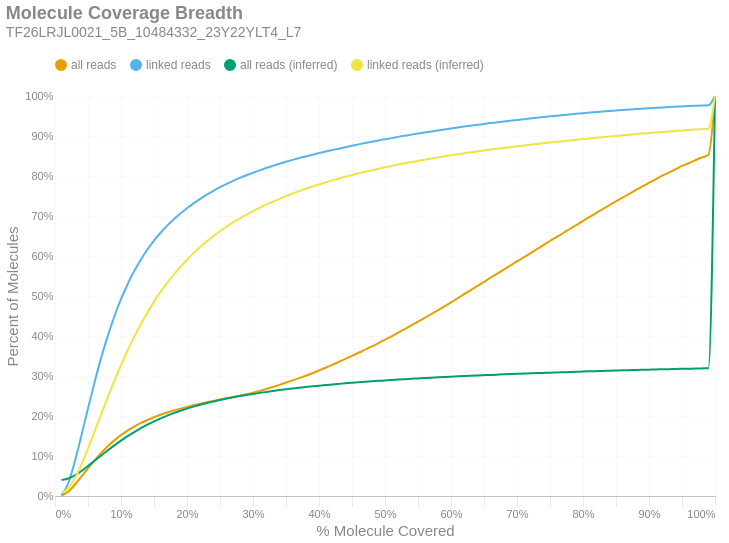

Notebook cell for this chart:
### Markdown cell above
### Molecule Read Coverage
This chart shows molecule coverage breadth as computed by the number of bases aligned to that molecule. In other words, "*how much of each unique long molecule is actually sequenced/aligned?*" Keep in mind there is a distinction between sequences and alignments, since some sequences belonging to a particular molecule may not align well and wouldn't appear in the alignment data. This chart also shows molecule coverage breadth as computed by the *inferred fragment* from which the aligned sequences originate. Unlike read coverage, this calculation takes into account the total insert size, including unsequenced gaps between the forward and reverse reads. Like the previous figures, these are cumulative percents.

### Code cell
if SKIPLR:
    print_html(f"Skipped")
else:
    binned_df = consolidated_hist(valids['coverage_bp'], mask, 0.01, True)
    binned_df_inf = consolidated_hist(valids['coverage_inserts'], mask, 0.01, True)
    binned_df = binned_df.with_columns(pl.lit(binned_df_inf['all reads (cumsum)']).alias('all reads (inferred)'))
    binned_df = binned_df.with_columns(pl.lit(binned_df_inf['linked reads (cumsum)']).alias('linked reads (inferred)'))
    binned_df = binned_df.with_columns(
        (pl.col('bin').cast(pl.Float64) + 0.01).alias('right_edge')
    )

    with SafeRender(binned_df):
        (
            density_plot(binned_df, 'Molecule Coverage Breadth', samplename, 'molcov', ['all reads (inferred)','linked reads (inferred)'])
            .encode(
                #x=alt.X('bin:Q', title="% Molecule Covered").axis(format = '%').scale(padding=0),
                x=alt.X('right_edge:Q', title="% Molecule Covered").axis(format='%').scale(padding=0),
                y=alt.Y('value:Q', title='Percent of Molecules')
                    .axis(format='%')
                    .stack(False)
                    .scale(domainMin=0, padding=0),
                color=alt.Color("key:N").scale(domain = ["all reads", "linked reads", "all reads (inferred)", "linked reads (inferred)"]),
                tooltip = [
                    alt.Tooltip("key:N", title = "Data Type"),
                    alt.Tooltip("range_label:N", title="% Molecule Covered"),
                    alt.Tooltip("value:Q", format = ".2%", title="% Molecules")
                ]
            )
        ).display()

### Figure 1 — Vega-Lite specification as saved in the notebook (floating-point values rounded to 4 significant figures)
{"width": "container", "height": 400, "config": {"title": {"anchor": "start", "dy": -15, "fontSize": 18, "color": "#888888", "subtitleColor": "#888888", "subtitleFontSize": 14}, "arc": {"fill": "#0072B2"}, "axis": {"domainColor": "#888888", "domainWidth": 0.5, "gridWidth": 0.2, "grid": false, "titleFontWeight": 400, "titleFontSize": 15, "labelFontSize": 11, "labelColor": "#888888", "tickColor": "#888888", "tickWidth": 0.2, "titleColor": "#888888"}, "axisBand": {"grid": false}, "axisX": {"grid": true, "tickSize": 10, "domainCap": "round"}, "axisY": {"domain": false, "grid": true, "tickSize": 0, "domainCap": "round"}, "background": "transparent", "header": {"labelFontSize": 15, "labelColor": "#888888", "titleFontSize": 15, "titleFontWeight": 600, "titleColor": "#888888"}, "legend": {"labelFont": "sans-serif", "labelFontSize": 12, "labelColor": "#888888", "symbolSize": 100, "symbolType": "circle", "titleFontSize": 12, "titlePadding": 10, "titleColor": "#888888", "title": null, "orient": "top"}, "range": {"category": ["#E69F00", "#56B4E9", "#009E73", "#F0E442", "#0072B2", "#D55E00", "#CC79A7", "#000000"], "diverging": ["#cfe8f3", "#a2d4ec", "#73bfe2", "#46abdb", "#1696d2", "#12719e"]}, "area": {"fill": "#0072B2", "fillOpacity": 0.7, "line": true, "strokeOpacity": 0.7}, "line": {"color": "#0072B2", "stroke": "#0072B2", "strokeWidth": 2}, "trail": {"color": "#0072B2", "stroke": "#0072B2", "strokeWidth": 0, "size": 1}, "point": {"filled": true, "fillOpacity": 1.0, "size": 95}, "text": {"color": "#888888", "fontSize": 11, "align": "right", "fontWeight": 400, "size": 11}, "bar": {"fill": "#0072B2", "stroke": null}, "view": {"stroke": null, "continuousWidth": 660, "continuousHeight": 400}}, "data": {"name": "data-2f8e0c7dfe110869dc68948a006edff1"}, "mark": {"type": "line", "interpolate": "monotone", "point": {"opacity": 0, "size": 275}}, "encoding": {"color": {"field": "key", "scale": {"domain": ["all reads", "linked reads", "all reads (inferred)", "linked reads (inferred)"]}, "type": "nominal"}, "tooltip": [{"field": "key", "title": "Data Type", "type": "nominal"}, {"field": "range_label", "title": "% Molecule Covered", "type": "nominal"}, {"field": "value", "format": ".2%", "title": "% Molecules", "type": "quantitative"}], "x": {"axis": {"format": "%"}, "field": "right_edge", "scale": {"padding": 0}, "title": "% Molecule Covered", "type": "quantitative"}, "y": {"axis": {"format": "%"}, "field": "value", "scale": {"domainMin": 0, "padding": 0}, "stack": false, "title": "Percent of Molecules", "type": "quantitative"}}, "params": [{"name": "param_c36ac31b6afebe62", "select": {"type": "point", "fields": ["key"]}, "bind": "legend"}], "title": {"text": "Molecule Coverage Breadth", "subtitle": "TF26LRJL0021_5B_10484332_23Y22YLT4_L7"}, "transform": [{"fold": ["all reads (cumsum)", "linked reads (cumsum)", "all reads (inferred)", "linked reads (inferred)"]}, {"calculate": "replace(datum.key, ' (cumsum)', '')", "as": "key"}, {"filter": {"param": "param_c36ac31b6afebe62"}}], "usermeta": {"embedOptions": {"downloadFileName": "TF26LRJL0021_5B_10484332_23Y22YLT4_L7.molcov"}}, "$schema": "https://vega.github.io/schema/vega-lite/v6.4.1.json", "datasets": {"data-2f8e0c7dfe110869dc68948a006edff1": [{"bin": "0.0", "interval": "0.0-0.01", "all reads": 0.000911, "linked reads": 0.001951, "all reads (cumsum)": 0.000911, "linked reads (cumsum)": 0.001951, "range_label": "0.0-0.01", "all reads (inferred)": 0.03989, "linked reads (inferred)": 0.008364, "right_edge": 0.01}, {"bin": "0.01", "interval": "0.01-0.02", "all reads": 0.009926, "linked reads": 0.02953, "all reads (cumsum)": 0.01084, "linked reads (cumsum)": 0.03148, "range_label": "0.01-0.02", "all reads (inferred)": 0.04366, "linked reads (inferred)": 0.01886, "right_edge": 0.02}, {"bin": "0.02", "interval": "0.02-0.03", "all reads": 0.0173, "linked reads": 0.05464, "all reads (cumsum)": 0.02814, "linked reads (cumsum)": 0.08612, "range_label": "0.02-0.03", "all reads (inferred)": 0.05179, "linked reads (inferred)": 0.04402, "right_edge": 0.03}, {"bin": "0.03", "interval": "0.03-0.04", "all reads": 0.02007, "linked reads": 0.06491, "all reads (cumsum)": 0.04821, "linked reads (cumsum)": 0.151, "range_label": "0.03-0.04", "all reads (inferred)": 0.06257, "linked reads (inferred)": 0.07853, "right_edge": 0.04}, {"bin": "0.04", "interval": "0.04-0.05", "all reads": 0.02079, "linked reads": 0.06795, "all reads (cumsum)": 0.069, "linked reads (cumsum)": 0.219, "range_label": "0.04-0.05", "all reads (inferred)": 0.075, "linked reads (inferred)": 0.1187, "right_edge": 0.05}, {"bin": "0.05", "interval": "0.05-0.06", "all reads": 0.02002, "linked reads": 0.06565, "all reads (cumsum)": 0.08902, "linked reads (cumsum)": 0.2846, "range_label": "0.05-0.06", "all reads (inferred)": 0.08811, "linked reads (inferred)": 0.1615, "right_edge": 0.06}, {"bin": "0.06", "interval": "0.06-0.07", "all reads": 0.01864, "linked reads": 0.06132, "all reads (cumsum)": 0.1077, "linked reads (cumsum)": 0.3459, "range_label": "0.06-0.07", "all reads (inferred)": 0.1013, "linked reads (inferred)": 0.2047, "right_edge": 0.07}, {"bin": "0.07", "interval": "0.07-0.08", "all reads": 0.01653, "linked reads": 0.0544, "all reads (cumsum)": 0.1242, "linked reads (cumsum)": 0.4003, "range_label": "0.07-0.08", "all reads (inferred)": 0.1143, "linked reads (inferred)": 0.2474, "right_edge": 0.08}, {"bin": "0.08", "interval": "0.08-0.09", "all reads": 0.01487, "linked reads": 0.04895, "all reads (cumsum)": 0.1391, "linked reads (cumsum)": 0.4493, "range_label": "0.08-0.09", "all reads (inferred)": 0.1267, "linked reads (inferred)": 0.2882, "right_edge": 0.09}, {"bin": "0.09", "interval": "0.09-0.1", "all reads": 0.01302, "linked reads": 0.04274, "all reads (cumsum)": 0.1521, "linked reads (cumsum)": 0.492, "range_label": "0.09-0.1", "all reads (inferred)": 0.1384, "linked reads (inferred)": 0.3269, "right_edge": 0.1}, {"bin": "0.1", "interval": "0.1-0.11", "all reads": 0.01139, "linked reads": 0.0374, "all reads (cumsum)": 0.1635, "linked reads (cumsum)": 0.5294, "range_label": "0.1-0.11", "all reads (inferred)": 0.1496, "linked reads (inferred)": 0.3636, "right_edge": 0.11}, {"bin": "0.11", "interval": "0.11-0.12", "all reads": 0.01004, "linked reads": 0.03286, "all reads (cumsum)": 0.1735, "linked reads (cumsum)": 0.5623, "range_label": "0.11-0.12", "all reads (inferred)": 0.1599, "linked reads (inferred)": 0.3977, "right_edge": 0.12}, {"bin": "0.12", "interval": "0.12-0.13", "all reads": 0.008732, "linked reads": 0.02846, "all reads (cumsum)": 0.1822, "linked reads (cumsum)": 0.5908, "range_label": "0.12-0.13", "all reads (inferred)": 0.1695, "linked reads (inferred)": 0.4293, "right_edge": 0.13}, {"bin": "0.13", "interval": "0.13-0.14", "all reads": 0.007827, "linked reads": 0.02539, "all reads (cumsum)": 0.1901, "linked reads (cumsum)": 0.6161, "range_label": "0.13-0.14", "all reads (inferred)": 0.1783, "linked reads (inferred)": 0.4584, "right_edge": 0.14}, {"bin": "0.14", "interval": "0.14-0.15", "all reads": 0.006939, "linked reads": 0.02232, "all reads (cumsum)": 0.197, "linked reads (cumsum)": 0.6385, "range_label": "0.14-0.15", "all reads (inferred)": 0.1865, "linked reads (inferred)": 0.4853, "right_edge": 0.15}, {"bin": "0.15", "interval": "0.15-0.16", "all reads": 0.006146, "linked reads": 0.01966, "all reads (cumsum)": 0.2031, "linked reads (cumsum)": 0.6581, "range_label": "0.15-0.16", "all reads (inferred)": 0.194, "linked reads (inferred)": 0.5102, "right_edge": 0.16}, {"bin": "0.16", "interval": "0.16-0.17", "all reads": 0.005618, "linked reads": 0.01784, "all reads (cumsum)": 0.2088, "linked reads (cumsum)": 0.676, "range_label": "0.16-0.17", "all reads (inferred)": 0.2009, "linked reads (inferred)": 0.5328, "right_edge": 0.17}, {"bin": "0.17", "interval": "0.17-0.18", "all reads": 0.005072, "linked reads": 0.01589, "all reads (cumsum)": 0.2138, "linked reads (cumsum)": 0.6919, "range_label": "0.17-0.18", "all reads (inferred)": 0.2072, "linked reads (inferred)": 0.5536, "right_edge": 0.18}, {"bin": "0.18", "interval": "0.18-0.19", "all reads": 0.004653, "linked reads": 0.01443, "all reads (cumsum)": 0.2185, "linked reads (cumsum)": 0.7063, "range_label": "0.18-0.19", "all reads (inferred)": 0.213, "linked reads (inferred)": 0.5727, "right_edge": 0.19}, {"bin": "0.19", "interval": "0.19-0.2", "all reads": 0.004354, "linked reads": 0.01324, "all reads (cumsum)": 0.2228, "linked reads (cumsum)": 0.7195, "range_label": "0.19-0.2", "all reads (inferred)": 0.2184, "linked reads (inferred)": 0.5907, "right_edge": 0.2}, {"bin": "0.2", "interval": "0.2-0.21", "all reads": 0.004059, "linked reads": 0.0122, "all reads (cumsum)": 0.2269, "linked reads (cumsum)": 0.7317, "range_label": "0.2-0.21", "all reads (inferred)": 0.2234, "linked reads (inferred)": 0.6071, "right_edge": 0.21}, {"bin": "0.21", "interval": "0.21-0.22", "all reads": 0.003822, "linked reads": 0.01125, "all reads (cumsum)": 0.2307, "linked reads (cumsum)": 0.743, "range_label": "0.21-0.22", "all reads (inferred)": 0.2281, "linked reads (inferred)": 0.6227, "right_edge": 0.22}, {"bin": "0.22", "interval": "0.22-0.23", "all reads": 0.003653, "linked reads": 0.01042, "all reads (cumsum)": 0.2344, "linked reads (cumsum)": 0.7534, "range_label": "0.22-0.23", "all reads (inferred)": 0.2324, "linked reads (inferred)": 0.6367, "right_edge": 0.23}, {"bin": "0.23", "interval": "0.23-0.24", "all reads": 0.003484, "linked reads": 0.009595, "all reads (cumsum)": 0.2379, "linked reads (cumsum)": 0.763, "range_label": "0.23-0.24", "all reads (inferred)": 0.2363, "linked reads (inferred)": 0.6496, "right_edge": 0.24}, {"bin": "0.24", "interval": "0.24-0.25", "all reads": 0.00336, "linked reads": 0.00895, "all reads (cumsum)": 0.2412, "linked reads (cumsum)": 0.7719, "range_label": "0.24-0.25", "all reads (inferred)": 0.24, "linked reads (inferred)": 0.6619, "right_edge": 0.25}, {"bin": "0.25", "interval": "0.25-0.26", "all reads": 0.003211, "linked reads": 0.008433, "all reads (cumsum)": 0.2444, "linked reads (cumsum)": 0.7804, "range_label": "0.25-0.26", "all reads (inferred)": 0.2435, "linked reads (inferred)": 0.6733, "right_edge": 0.26}, {"bin": "0.26", "interval": "0.26-0.27", "all reads": 0.003092, "linked reads": 0.007547, "all reads (cumsum)": 0.2475, "linked reads (cumsum)": 0.7879, "range_label": "0.26-0.27", "all reads (inferred)": 0.2467, "linked reads (inferred)": 0.6838, "right_edge": 0.27}, {"bin": "0.27", "interval": "0.27-0.28", "all reads": 0.003268, "linked reads": 0.007242, "all reads (cumsum)": 0.2508, "linked reads (cumsum)": 0.7951, "range_label": "0.27-0.28", "all reads (inferred)": 0.2498, "linked reads (inferred)": 0.6939, "right_edge": 0.28}, {"bin": "0.28", "interval": "0.28-0.29", "all reads": 0.00357, "linked reads": 0.006741, "all reads (cumsum)": 0.2544, "linked reads (cumsum)": 0.8019, "range_label": "0.28-0.29", "all reads (inferred)": 0.2526, "linked reads (inferred)": 0.7032, "right_edge": 0.29}, {"bin": "0.29", "interval": "0.29-0.3", "all reads": 0.003865, "linked reads": 0.006144, "all reads (cumsum)": 0.2582, "linked reads (cumsum)": 0.808, "range_label": "0.29-0.3", "all reads (inferred)": 0.2553, "linked reads (inferred)": 0.7119, "right_edge": 0.3}, {"bin": "0.3", "interval": "0.3-0.31", "all reads": 0.004423, "linked reads": 0.00606, "all reads (cumsum)": 0.2627, "linked reads (cumsum)": 0.8141, "range_label": "0.3-0.31", "all reads (inferred)": 0.2578, "linked reads (inferred)": 0.7203, "right_edge": 0.31}, {"bin": "0.31", "interval": "0.31-0.32", "all reads": 0.004758, "linked reads": 0.005923, "all reads (cumsum)": 0.2674, "linked reads (cumsum)": 0.82, "range_label": "0.31-0.32", "all reads (inferred)": 0.2603, "linked reads (inferred)": 0.7283, "right_edge": 0.32}, {"bin": "0.32", "interval": "0.32-0.33", "all reads": 0.00514, "linked reads": 0.005366, "all reads (cumsum)": 0.2725, "linked reads (cumsum)": 0.8254, "range_label": "0.32-0.33", "all reads (inferred)": 0.2626, "linked reads (inferred)": 0.7358, "right_edge": 0.33}, {"bin": "0.33", "interval": "0.33-0.34", "all reads": 0.005276, "linked reads": 0.005179, "all reads (cumsum)": 0.2778, "linked reads (cumsum)": 0.8306, "range_label": "0.33-0.34", "all reads (inferred)": 0.2647, "linked reads (inferred)": 0.7429, "right_edge": 0.34}, {"bin": "0.34", "interval": "0.34-0.35", "all reads": 0.005547, "linked reads": 0.004984, "all reads (cumsum)": 0.2834, "linked reads (cumsum)": 0.8355, "range_label": "0.34-0.35", "all reads (inferred)": 0.2668, "linked reads (inferred)": 0.7496, "right_edge": 0.35}, {"bin": "0.35", "interval": "0.35-0.36", "all reads": 0.005668, "linked reads": 0.00477, "all reads (cumsum)": 0.289, "linked reads (cumsum)": 0.8403, "range_label": "0.35-0.36", "all reads (inferred)": 0.2688, "linked reads (inferred)": 0.7561, "right_edge": 0.36}, {"bin": "0.36", "interval": "0.36-0.37", "all reads": 0.005786, "linked reads": 0.004479, "all reads (cumsum)": 0.2948, "linked reads (cumsum)": 0.8448, "range_label": "0.36-0.37", "all reads (inferred)": 0.2707, "linked reads (inferred)": 0.7622, "right_edge": 0.37}, {"bin": "0.37", "interval": "0.37-0.38", "all reads": 0.005939, "linked reads": 0.004171, "all reads (cumsum)": 0.3008, "linked reads (cumsum)": 0.849, "range_label": "0.37-0.38", "all reads (inferred)": 0.2724, "linked reads (inferred)": 0.7681, "right_edge": 0.38}, {"bin": "0.38", "interval": "0.38-0.39", "all reads": 0.006238, "linked reads": 0.004116, "all reads (cumsum)": 0.307, "linked reads (cumsum)": 0.8531, "range_label": "0.38-0.39", "all reads (inferred)": 0.2742, "linked reads (inferred)": 0.7737, "right_edge": 0.39}, {"bin": "0.39", "interval": "0.39-0.4", "all reads": 0.006708, "linked reads": 0.004222, "all reads (cumsum)": 0.3137, "linked reads (cumsum)": 0.8573, "range_label": "0.39-0.4", "all reads (inferred)": 0.2758, "linked reads (inferred)": 0.7789, "right_edge": 0.4}, {"bin": "0.4", "interval": "0.4-0.41", "all reads": 0.006903, "linked reads": 0.003856, "all reads (cumsum)": 0.3206, "linked reads (cumsum)": 0.8612, "range_label": "0.4-0.41", "all reads (inferred)": 0.2773, "linked reads (inferred)": 0.784, "right_edge": 0.41}, {"bin": "0.41", "interval": "0.41-0.42", "all reads": 0.007326, "linked reads": 0.003663, "all reads (cumsum)": 0.3279, "linked reads (cumsum)": 0.8648, "range_label": "0.41-0.42", "all reads (inferred)": 0.2789, "linked reads (inferred)": 0.789, "right_edge": 0.42}, {"bin": "0.42", "interval": "0.42-0.43", "all reads": 0.0073, "linked reads": 0.003551, "all reads (cumsum)": 0.3352, "linked reads (cumsum)": 0.8684, "range_label": "0.42-0.43", "all reads (inferred)": 0.2803, "linked reads (inferred)": 0.7936, "right_edge": 0.43}, {"bin": "0.43", "interval": "0.43-0.44", "all reads": 0.007518, "linked reads": 0.003679, "all reads (cumsum)": 0.3428, "linked reads (cumsum)": 0.8721, "range_label": "0.43-0.44", "all reads (inferred)": 0.2817, "linked reads (inferred)": 0.7982, "right_edge": 0.44}, {"bin": "0.44", "interval": "0.44-0.45", "all reads": 0.007616, "linked reads": 0.003522, "all reads (cumsum)": 0.3504, "linked reads (cumsum)": 0.8756, "range_label": "0.44-0.45", "all reads (inferred)": 0.283, "linked reads (inferred)": 0.8026, "right_edge": 0.45}, {"bin": "0.45", "interval": "0.45-0.46", "all reads": 0.007698, "linked reads": 0.003529, "all reads (cumsum)": 0.3581, "linked reads (cumsum)": 0.8791, "range_label": "0.45-0.46", "all reads (inferred)": 0.2843, "linked reads (inferred)": 0.8067, "right_edge": 0.46}, {"bin": "0.46", "interval": "0.46-0.47", "all reads": 0.007681, "linked reads": 0.003285, "all reads (cumsum)": 0.3658, "linked reads (cumsum)": 0.8824, "range_label": "0.46-0.47", "all reads (inferred)": 0.2855, "linked reads (inferred)": 0.8107, "right_edge": 0.47}, {"bin": "0.47", "interval": "0.47-0.48", "all reads": 0.008155, "linked reads": 0.003221, "all reads (cumsum)": 0.3739, "linked reads (cumsum)": 0.8856, "range_label": "0.47-0.48", "all reads (inferred)": 0.2867, "linked reads (inferred)": 0.8145, "right_edge": 0.48}, {"bin": "0.48", "interval": "0.48-0.49", "all reads": 0.008061, "linked reads": 0.003159, "all reads (cumsum)": 0.382, "linked reads (cumsum)": 0.8888, "range_label": "0.48-0.49", "all reads (inferred)": 0.2878, "linked reads (inferred)": 0.8181, "right_edge": 0.49}, {"bin": "0.49", "interval": "0.49-0.5", "all reads": 0.00919, "linked reads": 0.00316, "all reads (cumsum)": 0.3912, "linked reads (cumsum)": 0.8919, "range_label": "0.49-0.5", "all reads (inferred)": 0.289, "linked reads (inferred)": 0.8219, "right_edge": 0.5}, {"bin": "0.5", "interval": "0.5-0.51", "all reads": 0.008037, "linked reads": 0.002794, "all reads (cumsum)": 0.3992, "linked reads (cumsum)": 0.8947, "range_label": "0.5-0.51", "all reads (inferred)": 0.29, "linked reads (inferred)": 0.8253, "right_edge": 0.51}, {"bin": "0.51", "interval": "0.51-0.52", "all reads": 0.009196, "linked reads": 0.003105, "all reads (cumsum)": 0.4084, "linked reads (cumsum)": 0.8978, "range_label": "0.51-0.52", "all reads (inferred)": 0.2911, "linked reads (inferred)": 0.8286, "right_edge": 0.52}, {"bin": "0.52", "interval": "0.52-0.53", "all reads": 0.008867, "linked reads": 0.00282, "all reads (cumsum)": 0.4173, "linked reads (cumsum)": 0.9006, "range_label": "0.52-0.53", "all reads (inferred)": 0.292, "linked reads (inferred)": 0.8317, "right_edge": 0.53}, {"bin": "0.53", "interval": "0.53-0.54", "all reads": 0.009304, "linked reads": 0.002813, "all reads (cumsum)": 0.4266, "linked reads (cumsum)": 0.9035, "range_label": "0.53-0.54", "all reads (inferred)": 0.293, "linked reads (inferred)": 0.8348, "right_edge": 0.54}, {"bin": "0.54", "interval": "0.54-0.55", "all reads": 0.009245, "linked reads": 0.002754, "all reads (cumsum)": 0.4358, "linked reads (cumsum)": 0.9062, "range_label": "0.54-0.55", "all reads (inferred)": 0.2939, "linked reads (inferred)": 0.8378, "right_edge": 0.55}, {"bin": "0.55", "interval": "0.55-0.56", "all reads": 0.009513, "linked reads": 0.002613, "all reads (cumsum)": 0.4453, "linked reads (cumsum)": 0.9088, "range_label": "0.55-0.56", "all reads (inferred)": 0.2949, "linked reads (inferred)": 0.8409, "right_edge": 0.56}, {"bin": "0.56", "interval": "0.56-0.57", "all reads": 0.009523, "linked reads": 0.002547, "all reads (cumsum)": 0.4548, "linked reads (cumsum)": 0.9114, "range_label": "0.56-0.57", "all reads (inferred)": 0.2958, "linked reads (inferred)": 0.8438, "right_edge": 0.57}, {"bin": "0.57", "interval": "0.57-0.58", "all reads": 0.009495, "linked reads": 0.002511, "all reads (cumsum)": 0.4643, "linked reads (cumsum)": 0.9139, "range_label": "0.57-0.58", "all reads (inferred)": 0.2966, "linked reads (inferred)": 0.8465, "right_edge": 0.58}, {"bin": "0.58", "interval": "0.58-0.59", "all reads": 0.009737, "linked reads": 0.002566, "all reads (cumsum)": 0.4741, "linked reads (cumsum)": 0.9165, "range_label": "0.58-0.59", "all reads (inferred)": 0.2975, "linked reads (inferred)": 0.8492, "right_edge": 0.59}, {"bin": "0.59", "interval": "0.59-0.6", "all reads": 0.01008, "linked reads": 0.002379, "all reads (cumsum)": 0.4842, "linked reads (cumsum)": 0.9188, "range_label": "0.59-0.6", "all reads (inferred)": 0.2983, "linked reads (inferred)": 0.8518, "right_edge": 0.6}, {"bin": "0.6", "interval": "0.6-0.61", "all reads": 0.009948, "linked reads": 0.00235, "all reads (cumsum)": 0.4941, "linked reads (cumsum)": 0.9212, "range_label": "0.6-0.61", "all reads (inferred)": 0.2991, "linked reads (inferred)": 0.8544, "right_edge": 0.61}, {"bin": "0.61", "interval": "0.61-0.62", "all reads": 0.01049, "linked reads": 0.002308, "all reads (cumsum)": 0.5046, "linked reads (cumsum)": 0.9235, "range_label": "0.61-0.62", "all reads (inferred)": 0.2999, "linked reads (inferred)": 0.8569, "right_edge": 0.62}, {"bin": "0.62", "interval": "0.62-0.63", "all reads": 0.01022, "linked reads": 0.002245, "all reads (cumsum)": 0.5148, "linked reads (cumsum)": 0.9257, "range_label": "0.62-0.63", "all reads (inferred)": 0.3007, "linked reads (inferred)": 0.8593, "right_edge": 0.63}, {"bin": "0.63", "interval": "0.63-0.64", "all reads": 0.01025, "linked reads": 0.002206, "all reads (cumsum)": 0.5251, "linked reads (cumsum)": 0.9279, "range_label": "0.63-0.64", "all reads (inferred)": 0.3013, "linked reads (inferred)": 0.8615, "right_edge": 0.64}, {"bin": "0.64", "interval": "0.64-0.65", "all reads": 0.01014, "linked reads": 0.002097, "all reads (cumsum)": 0.5352, "linked reads (cumsum)": 0.93, "range_label": "0.64-0.65", "all reads (inferred)": 0.3021, "linked reads (inferred)": 0.8637, "right_edge": 0.65}, {"bin": "0.65", "interval": "0.65-0.66", "all reads": 0.01054, "linked reads": 0.002184, "all reads (cumsum)": 0.5457, "linked reads (cumsum)": 0.9322, "range_label": "0.65-0.66", "all reads (inferred)": 0.3028, "linked reads (inferred)": 0.866, "right_edge": 0.66}, {"bin": "0.66", "interval": "0.66-0.67", "all reads": 0.01001, "linked reads": 0.002038, "all reads (cumsum)": 0.5557, "linked reads (cumsum)": 0.9343, "range_label": "0.66-0.67", "all reads (inferred)": 0.3034, "linked reads (inferred)": 0.8681, "right_edge": 0.67}, {"bin": "0.67", "interval": "0.67-0.68", "all reads": 0.01037, "linked reads": 0.001983, "all reads (cumsum)": 0.5661, "linked reads (cumsum)": 0.9362, "range_label": "0.67-0.68", "all reads (inferred)": 0.3041, "linked reads (inferred)": 0.8702, "right_edge": 0.68}, {"bin": "0.68", "interval": "0.68-0.69", "all reads": 0.01008, "linked reads": 0.001984, "all reads (cumsum)": 0.5762, "linked reads (cumsum)": 0.9382, "range_label": "0.68-0.69", "all reads (inferred)": 0.3047, "linked reads (inferred)": 0.8722, "right_edge": 0.69}, {"bin": "0.69", "interval": "0.69-0.7", "all reads": 0.01029, "linked reads": 0.001908, "all reads (cumsum)": 0.5865, "linked reads (cumsum)": 0.9401, "range_label": "0.69-0.7", "all reads (inferred)": 0.3053, "linked reads (inferred)": 0.8742, "right_edge": 0.7}, {"bin": "0.7", "interval": "0.7-0.71", "all reads": 0.01009, "linked reads": 0.001915, "all reads (cumsum)": 0.5966, "linked reads (cumsum)": 0.942, "range_label": "0.7-0.71", "all reads (inferred)": 0.306, "linked reads (inferred)": 0.8762, "right_edge": 0.71}, {"bin": "0.71", "interval": "0.71-0.72", "all reads": 0.01, "linked reads": 0.001853, "all reads (cumsum)": 0.6066, "linked reads (cumsum)": 0.9439, "range_label": "0.71-0.72", "all reads (inferred)": 0.3066, "linked reads (inferred)": 0.8782, "right_edge": 0.72}, {"bin": "0.72", "interval": "0.72-0.73", "all reads": 0.01041, "linked reads": 0.001827, "all reads (cumsum)": 0.617, "linked reads (cumsum)": 0.9457, "range_label": "0.72-0.73", "all reads (inferred)": 0.3072, "linked reads (inferred)": 0.8801, "right_edge": 0.73}, {"bin": "0.73", "interval": "0.73-0.74", "all reads": 0.009958, "linked reads": 0.00175, "all reads (cumsum)": 0.627, "linked reads (cumsum)": 0.9475, "range_label": "0.73-0.74", "all reads (inferred)": 0.3078, "linked reads (inferred)": 0.8819, "right_edge": 0.74}, {"bin": "0.74", "interval": "0.74-0.75", "all reads": 0.01052, "linked reads": 0.001718, "all reads (cumsum)": 0.6375, "linked reads (cumsum)": 0.9492, "range_label": "0.74-0.75", "all reads (inferred)": 0.3084, "linked reads (inferred)": 0.8837, "right_edge": 0.75}, {"bin": "0.75", "interval": "0.75-0.76", "all reads": 0.009964, "linked reads": 0.001633, "all reads (cumsum)": 0.6474, "linked reads (cumsum)": 0.9508, "range_label": "0.75-0.76", "all reads (inferred)": 0.3089, "linked reads (inferred)": 0.8854, "right_edge": 0.76}, {"bin": "0.76", "interval": "0.76-0.77", "all reads": 0.01001, "linked reads": 0.001498, "all reads (cumsum)": 0.6575, "linked reads (cumsum)": 0.9523, "range_label": "0.76-0.77", "all reads (inferred)": 0.3094, "linked reads (inferred)": 0.8871, "right_edge": 0.77}, {"bin": "0.77", "interval": "0.77-0.78", "all reads": 0.01006, "linked reads": 0.001666, "all reads (cumsum)": 0.6675, "linked reads (cumsum)": 0.954, "range_label": "0.77-0.78", "all reads (inferred)": 0.31, "linked reads (inferred)": 0.8889, "right_edge": 0.78}, {"bin": "0.78", "interval": "0.78-0.79", "all reads": 0.009976, "linked reads": 0.001521, "all reads (cumsum)": 0.6775, "linked reads (cumsum)": 0.9555, "range_label": "0.78-0.79", "all reads (inferred)": 0.3105, "linked reads (inferred)": 0.8906, "right_edge": 0.79}, {"bin": "0.79", "interval": "0.79-0.8", "all reads": 0.01046, "linked reads": 0.001562, "all reads (cumsum)": 0.688, "linked reads (cumsum)": 0.9571, "range_label": "0.79-0.8", "all reads (inferred)": 0.3111, "linked reads (inferred)": 0.8923, "right_edge": 0.8}, {"bin": "0.8", "interval": "0.8-0.81", "all reads": 0.009659, "linked reads": 0.001375, "all reads (cumsum)": 0.6976, "linked reads (cumsum)": 0.9585, "range_label": "0.8-0.81", "all reads (inferred)": 0.3116, "linked reads (inferred)": 0.894, "right_edge": 0.81}, {"bin": "0.81", "interval": "0.81-0.82", "all reads": 0.009772, "linked reads": 0.001422, "all reads (cumsum)": 0.7074, "linked reads (cumsum)": 0.9599, "range_label": "0.81-0.82", "all reads (inferred)": 0.3121, "linked reads (inferred)": 0.8955, "right_edge": 0.82}, {"bin": "0.82", "interval": "0.82-0.83", "all reads": 0.01009, "linked reads": 0.001406, "all reads (cumsum)": 0.7175, "linked reads (cumsum)": 0.9613, "range_label": "0.82-0.83", "all reads (inferred)": 0.3126, "linked reads (inferred)": 0.8972, "right_edge": 0.83}, {"bin": "0.83", "interval": "0.83-0.84", "all reads": 0.009585, "linked reads": 0.001289, "all reads (cumsum)": 0.7271, "linked reads (cumsum)": 0.9626, "range_label": "0.83-0.84", "all reads (inferred)": 0.3131, "linked reads (inferred)": 0.8987, "right_edge": 0.84}, {"bin": "0.84", "interval": "0.84-0.85", "all reads": 0.009525, "linked reads": 0.001255, "all reads (cumsum)": 0.7366, "linked reads (cumsum)": 0.9638, "range_label": "0.84-0.85", "all reads (inferred)": 0.3136, "linked reads (inferred)": 0.9002, "right_edge": 0.85}, {"bin": "0.85", "interval": "0.85-0.86", "all reads": 0.009489, "linked reads": 0.001171, "all reads (cumsum)": 0.7461, "linked reads (cumsum)": 0.965, "range_label": "0.85-0.86", "all reads (inferred)": 0.3141, "linked reads (inferred)": 0.9018, "right_edge": 0.86}, {"bin": "0.86", "interval": "0.86-0.87", "all reads": 0.009323, "linked reads": 0.001161, "all reads (cumsum)": 0.7554, "linked reads (cumsum)": 0.9662, "range_label": "0.86-0.87", "all reads (inferred)": 0.3145, "linked reads (inferred)": 0.9033, "right_edge": 0.87}, {"bin": "0.87", "interval": "0.87-0.88", "all reads": 0.009405, "linked reads": 0.001167, "all reads (cumsum)": 0.7648, "linked reads (cumsum)": 0.9673, "range_label": "0.87-0.88", "all reads (inferred)": 0.315, "linked reads (inferred)": 0.9048, "right_edge": 0.88}, {"bin": "0.88", "interval": "0.88-0.89", "all reads": 0.00907, "linked reads": 0.001054, "all reads (cumsum)": 0.7739, "linked reads (cumsum)": 0.9684, "range_label": "0.88-0.89", "all reads (inferred)": 0.3155, "linked reads (inferred)": 0.9061, "right_edge": 0.89}, {"bin": "0.89", "interval": "0.89-0.9", "all reads": 0.009167, "linked reads": 0.001062, "all reads (cumsum)": 0.783, "linked reads (cumsum)": 0.9694, "range_label": "0.89-0.9", "all reads (inferred)": 0.3159, "linked reads (inferred)": 0.9075, "right_edge": 0.9}, {"bin": "0.9", "interval": "0.9-0.91", "all reads": 0.008424, "linked reads": 0.0009864, "all reads (cumsum)": 0.7915, "linked reads (cumsum)": 0.9704, "range_label": "0.9-0.91", "all reads (inferred)": 0.3163, "linked reads (inferred)": 0.9088, "right_edge": 0.91}, {"bin": "0.91", "interval": "0.91-0.92", "all reads": 0.009369, "linked reads": 0.001018, "all reads (cumsum)": 0.8008, "linked reads (cumsum)": 0.9714, "range_label": "0.91-0.92", "all reads (inferred)": 0.3167, "linked reads (inferred)": 0.91, "right_edge": 0.92}, {"bin": "0.92", "interval": "0.92-0.93", "all reads": 0.007615, "linked reads": 0.0009126, "all reads (cumsum)": 0.8084, "linked reads (cumsum)": 0.9724, "range_label": "0.92-0.93", "all reads (inferred)": 0.3171, "linked reads (inferred)": 0.9113, "right_edge": 0.93}, {"bin": "0.93", "interval": "0.93-0.94", "all reads": 0.008201, "linked reads": 0.0008128, "all reads (cumsum)": 0.8166, "linked reads (cumsum)": 0.9732, "range_label": "0.93-0.94", "all reads (inferred)": 0.3175, "linked reads (inferred)": 0.9125, "right_edge": 0.94}, {"bin": "0.94", "interval": "0.94-0.95", "all reads": 0.008485, "linked reads": 0.000794, "all reads (cumsum)": 0.8251, "linked reads (cumsum)": 0.974, "range_label": "0.94-0.95", "all reads (inferred)": 0.3179, "linked reads (inferred)": 0.9136, "right_edge": 0.95}, {"bin": "0.95", "interval": "0.95-0.96", "all reads": 0.00678, "linked reads": 0.00082, "all reads (cumsum)": 0.8319, "linked reads (cumsum)": 0.9748, "range_label": "0.95-0.96", "all reads (inferred)": 0.3183, "linked reads (inferred)": 0.9148, "right_edge": 0.96}, {"bin": "0.96", "interval": "0.96-0.97", "all reads": 0.007334, "linked reads": 0.0006899, "all reads (cumsum)": 0.8392, "linked reads (cumsum)": 0.9755, "range_label": "0.96-0.97", "all reads (inferred)": 0.3187, "linked reads (inferred)": 0.916, "right_edge": 0.97}, {"bin": "0.97", "interval": "0.97-0.98", "all reads": 0.006955, "linked reads": 0.0006291, "all reads (cumsum)": 0.8462, "linked reads (cumsum)": 0.9761, "range_label": "0.97-0.98", "all reads (inferred)": 0.319, "linked reads (inferred)": 0.9171, "right_edge": 0.98}, {"bin": "0.98", "interval": "0.98-0.99", "all reads": 0.006163, "linked reads": 0.0006899, "all reads (cumsum)": 0.8524, "linked reads (cumsum)": 0.9768, "range_label": "0.98-0.99", "all reads (inferred)": 0.3194, "linked reads (inferred)": 0.9184, "right_edge": 0.99}, {"bin": "0.99", "interval": "0.99-1.0", "all reads": 0.1476, "linked reads": 0.02321, "all reads (cumsum)": 1.0, "linked reads (cumsum)": 1.0, "range_label": "0.99-1.0", "all reads (inferred)": 1.0, "linked reads (inferred)": 1.0, "right_edge": 1.0}]}}
